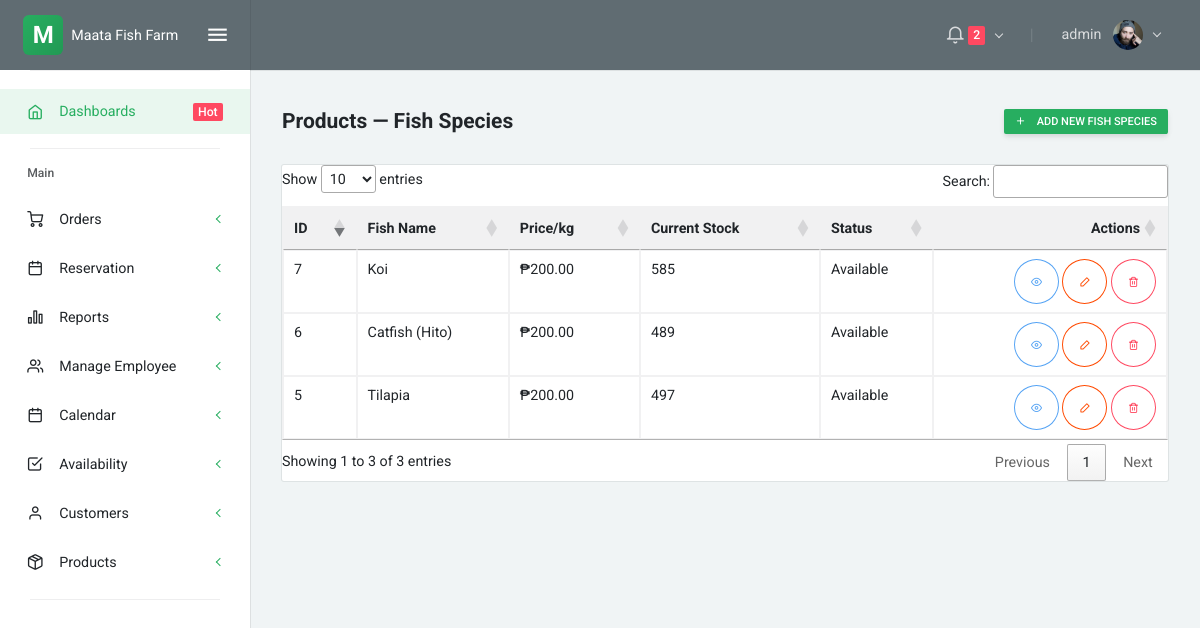
/products_fish.php (signed in), run on the app's committed database.
### tables this page shows
CREATE TABLE `users` (
  `id` int(11) NOT NULL,
  `username` varchar(50) NOT NULL,
  `email` varchar(100) NOT NULL,
  `password` varchar(255) NOT NULL,
  `full_name` varchar(100) DEFAULT NULL,
  `role` enum('admin','staff','manager') DEFAULT 'staff',
  `status` enum('active','inactive') DEFAULT 'active',
  `created_at` timestamp NOT NULL DEFAULT current_timestamp(),
  `updated_at` timestamp NOT NULL DEFAULT current_timestamp() ON UPDATE current_timestamp()
);

CREATE TABLE `fish_species` (
  `fish_id` int(11) NOT NULL,
  `name` varchar(100) NOT NULL,
  `local_name` varchar(100) DEFAULT NULL,
  `price_per_kg` decimal(10,2) NOT NULL,
  `stock` int(11) DEFAULT 0,
  `harvest_schedule` varchar(50) DEFAULT NULL,
  `description` text DEFAULT NULL,
  `status` enum('available','unavailable') DEFAULT 'available',
  `created_at` timestamp NOT NULL DEFAULT current_timestamp(),
  `updated_at` timestamp NOT NULL DEFAULT current_timestamp() ON UPDATE current_timestamp(),
  `image` varchar(255) DEFAULT NULL
);

### products_fish.php (the view, shortened to what this page needs)
<?php include 'partials/head.php'; ?>
<?php include 'partials/sidenav.php'; ?>
<?php include 'partials/navbar.php'; ?>
<div class="layout-content">
    <div class="container-fluid flex-grow-1 container-p-y">
        <div class="row align-items-center mb-3">
            <div class="col">
                <h4 class="font-weight-bold py-3 mb-0">Products — Fish Species</h4>
            </div>
            <div class="col-auto">
                <a href="products_add.php?category=fish" class="btn btn-sm btn-primary">
                    <i class="feather icon-plus mr-2"></i> Add New Fish Species
                </a>
            </div>
        </div>
        <div class="card">
            <div class="table-responsive">
                <?php
                require __DIR__ . '/config/db.php';
                $fish = [];
                $stmt = $conn->prepare('SELECT fish_id, name, local_name, price_per_kg, stock, harvest_schedule, description, status, image FROM fish_species ORDER BY name ASC');
                if ($stmt) {
                    $stmt->execute();
                    $res = $stmt->get_result();
                    while ($r = $res->fetch_assoc()) $fish[] = $r;
                }
                ?>
                <table id="fishTable" class="table table-sm table-bordered table-hover mb-0" style="width:100%">
                    <thead class="bg-light">
                        <tr>
                            <th>ID</th>
                            <th>Fish Name</th>
                            <th>Price/kg</th>
                            <th>Current Stock</th>
                            <th>Status</th>
                            <th class="text-right">Actions</th>
                        </tr>
                    </thead>
                    <tbody>
                        <?php foreach ($fish as $f): ?>
                            <tr>
                                <td><?php echo (int)$f['fish_id']; ?></td>
                                <td><?php echo htmlspecialchars($f['name']); ?></td>
                                <td>₱<?php echo number_format($f['price_per_kg'], 2); ?></td>
                                <td><?php echo (int)$f['stock']; ?></td>
                                <td><?php echo htmlspecialchars(ucfirst($f['status'])); ?></td>
                                <td class="text-right">
                                    <button class="btn btn-sm btn-icon btn-outline-info view-fish"
                                        data-id="<?php echo (int)$f['fish_id']; ?>"
                                        data-name="<?php echo htmlspecialchars($f['name']); ?>"
                                        data-local="<?php echo htmlspecialchars($f['local_name']); ?>"
                                        data-price="<?php echo number_format($f['price_per_kg'], 2, '.', ''); ?>"
                                        data-stock="<?php echo (int)$f['stock']; ?>"
                                        data-harvest="<?php echo htmlspecialchars($f['harvest_schedule']); ?>"
                                        data-desc="<?php echo htmlspecialchars($f['description']); ?>"
                                        data-status="<?php echo htmlspecialchars($f['status']); ?>"
                                        data-image="<?php echo htmlspecialchars($f['image'] ?? ''); ?>"
                                        title="View"><i class="feather icon-eye"></i></button>
                                    <button class="btn btn-sm btn-icon btn-outline-primary edit-fish"
                                        data-id="<?php echo (int)$f['fish_id']; ?>"
                                        data-name="<?php echo htmlspecialchars($f['name']); ?>"
                                        data-local="<?php echo htmlspecialchars($f['local_name']); ?>"
                                        data-price="<?php echo number_format($f['price_per_kg'], 2, '.', ''); ?>"
                                        data-stock="<?php echo (int)$f['stock']; ?>"
                                        data-harvest="<?php echo htmlspecialchars($f['harvest_schedule']); ?>"
                                        data-desc="<?php echo htmlspecialchars($f['description']); ?>"
                                        data-status="<?php echo htmlspecialchars($f['status']); ?>"
                                        title="Edit"><i class="feather icon-edit-2"></i></button>
                                    <button class="btn btn-sm btn-icon btn-outline-danger delete-fish" data-id="<?php echo (int)$f['fish_id']; ?>" title="Delete"><i class="feather icon-trash-2"></i></button>
                                </td>
                            </tr>
                        <?php endforeach; ?>
                    </tbody>
                </table>
            </div>
        </div>
    </div>
    <?php include 'partials/footer.php'; ?>
    <link rel="stylesheet" href="https://cdn.datatables.net/1.13.6/css/jquery.dataTables.min.css">

### partials/navbar.php (shortened to what this page needs)
<?php
require_once __DIR__ . '/../config/db.php';
$user_id = $_SESSION['user_id'] ?? null;
$nav_user = null;
if ($user_id) {
    $u_stmt = $conn->prepare('SELECT id, username, full_name FROM users WHERE id = ? LIMIT 1');
    if ($u_stmt) {
        $u_stmt->bind_param('i', $user_id);
        $u_stmt->execute();
        if (method_exists($u_stmt, 'get_result')) {
            $u_res = $u_stmt->get_result();
            $nav_user = $u_res->fetch_assoc();
        } else {
            $u_stmt->bind_result($nid, $nusername, $nfull_name);
            if ($u_stmt->fetch()) {
                $nav_user = ['id' => $nid, 'username' => $nusername, 'full_name' => $nfull_name];
            }
        }
    }
}
$pending_count = 0;
$status = 'pending';
$pc_stmt = $conn->prepare('SELECT COUNT(*) as cnt FROM reservations WHERE status = ?');
if ($pc_stmt) {
    $pc_stmt->bind_param('s', $status);
    $pc_stmt->execute();
    $pc_res = $pc_stmt->get_result();
    $pending_count = (int)($pc_res->fetch_assoc()['cnt'] ?? 0);
}
?>
<div class="layout-container">
    <nav class="layout-navbar navbar navbar-expand-lg align-items-lg-center bg-dark container-p-x" id="layout-navbar">
        <div class="navbar-collapse collapse" id="layout-navbar-collapse">
            <div class="navbar-nav align-items-lg-center ml-auto">
                <div class="demo-navbar-notifications nav-item dropdown mr-lg-3">
                    <a class="nav-link dropdown-toggle" href="javascript:void(0);" data-toggle="dropdown" aria-haspopup="true" aria-expanded="false" style="cursor: pointer; pointer-events: auto;">
                        <i class="feather icon-bell navbar-icon align-middle"></i>
                        <?php if ($pending_count > 0): ?>
                        <span class="badge badge-danger"><?php echo $pending_count; ?></span>
                        <?php endif; ?>
                    </a>
                </div>
                <div class="nav-item d-none d-lg-block text-big font-weight-light line-height-1 opacity-25 mr-3 ml-1">|</div>
                <div class="demo-navbar-user nav-item dropdown">
                    <a class="nav-link dropdown-toggle" href="javascript:void(0);" data-toggle="dropdown" aria-haspopup="true" aria-expanded="false" style="cursor: pointer; pointer-events: auto;">
                        <span class="d-inline-flex flex-lg-row-reverse align-items-center align-middle">
                            <img src="assets/img/avatars/1.png" alt class="d-block ui-w-30 rounded-circle">
                            <span class="px-1 mr-lg-2 ml-2 ml-lg-0"><?php echo htmlspecialchars(
                                ($user['full_name'] ?? $user['username'] ?? null) ?: ($nav_user['full_name'] ?? $nav_user['username'] ?? 'Admin')
                            ); ?></span>
                        </span>
                    </a>
                </div>
            </div>
        </div>
    </nav>

### assets/css/uikit.css (style rules this page uses)
.ui-w-30 { width: 30px !important; height: auto; }
.btn-icon { width: 45px; height: 45px; margin: 0; border-radius: 50%; padding: 0; display: -webkit-inline-box; display: -ms-inline-flexbox; display: inline-flex; -webkit-box-align: center; -ms-flex-align: center; align-items: center; -webkit-box-pack: center; -ms-flex-pack: center; justify-content: center; line-height: 1; }

### partials/head.php (style rules this page uses)
:root { --primary-color: #27ae60; --primary-dark: #229954; --primary-light: #52be80; }
.btn-primary { background-color: #27ae60 !important; border-color: #27ae60 !important; }
a { color: #27ae60; }
.layout-navbar { position: relative; z-index: 1030 !important; overflow: visible !important; }
.layout-navbar .navbar-nav { overflow: visible !important; }
.layout-navbar .dropdown { position: relative; overflow: visible !important; }
.navbar-collapse { overflow: visible !important; }

### data on the page
users: full_name "admin"
fish_species: fish_id "6", name "Catfish (Hito)", price_per_kg "200.00", stock "489", status "Available"
fish_species: fish_id "7", name "Koi", price_per_kg "200.00", stock "585", status "Available"
fish_species: fish_id "5", name "Tilapia", price_per_kg "200.00", stock "497", status "Available"

### other printed values
$pending_count "2"
